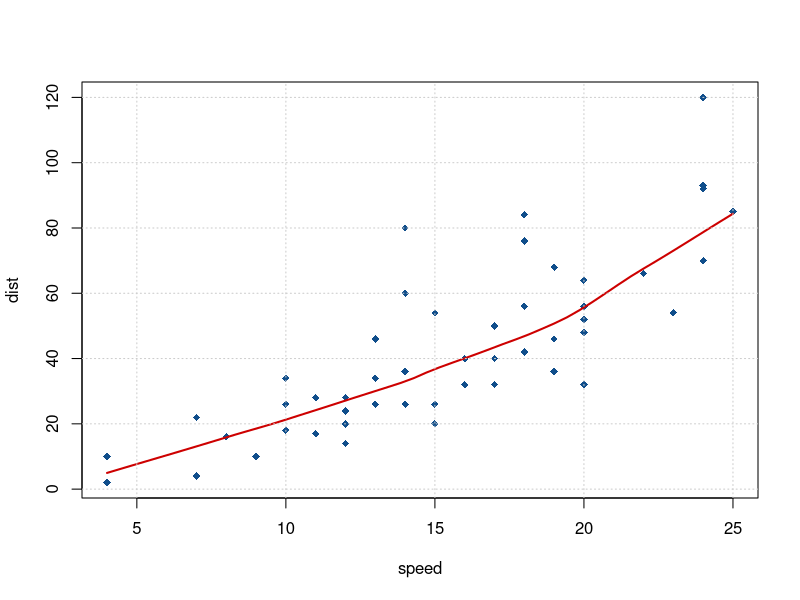
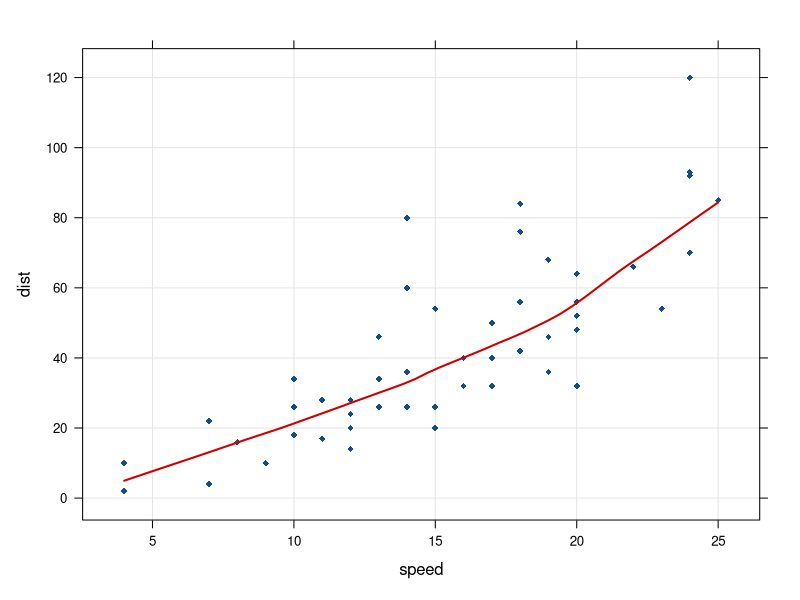

Here is the R script that generated these plots, in order: (Note: this script raises an error after producing the figures.)
## ---- chunk 1
knitr::opts_chunk$set(eval = FALSE,
                      message = FALSE,
                      warning = FALSE,
                      fig.align = "center",
                      fig.width = 6,
                      fig.height = 4)
## ---- chunk 2
with(cars, scatter.smooth(speed, dist, pch = 18, col = "dodgerblue4",
               lpars = list(col = "red3", lwd = 2)))
grid(col = "gray80")
## ---- chunk 3
library(lattice)
xyplot(dist ~ speed, data = cars, type = c("p", "smooth"), pch = 18,
       grid = TRUE, col = "dodgerblue4", col.line = "red3", lwd = 2)
## ---- chunk 4
library(ggplot2)
cars %>% 
  ggplot(data = ., aes(x = speed, y = dist)) +
  geom_point(pch = 18, size = 2, color = "dodgerblue4") +
  geom_smooth(se = FALSE, color = "red3", method = "loess", span = 2/3) +
  theme_light()
## ---- chunk 5
knitr::include_graphics("img/thanks.gif")
